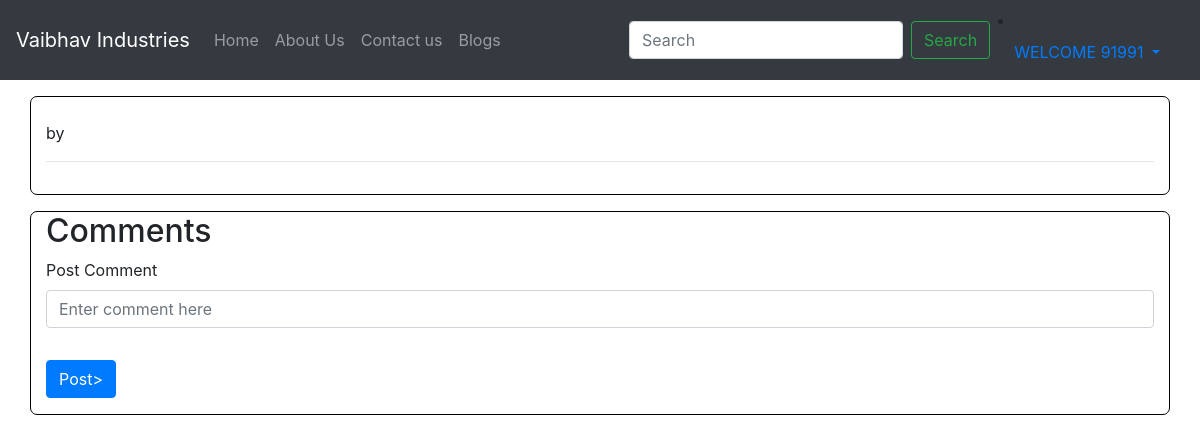
Before: /blog/Code_file_Group_28 (signed in) with the older database file.
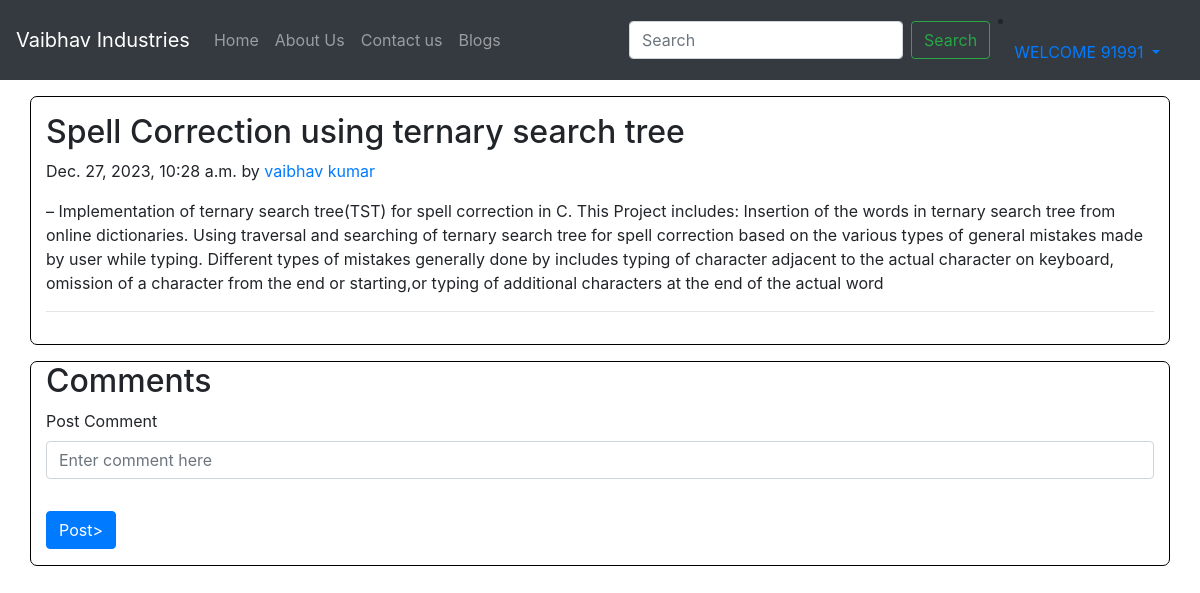
After: the same page with the newer database file.
### vaibhav_app/models.py (models this page shows, shortened)
class Post(models.Model):
    sno=models.AutoField(primary_key=True)
    title=models.CharField(max_length=255)
    author=models.CharField(max_length=14)
    slug=models.CharField(max_length=130)
    timeStamp=models.DateTimeField(blank=True)
    content=models.TextField()

### vaibhav_app/views.py (the view)
# urls.py: path('blog/<str:slug>', views.blogPost, name='blogPost'),
def blogPost(request, slug):
    post=Post.objects.filter(slug=slug).first()
    comments= BlogComment.objects.filter(post=post)
    context={'post':post, 'comments': comments}
    return render(request, "blogPost.html", context)

### templates/blogPost.html (shortened to what this page needs)
{% extends 'base.html' %}
{% block body %}
<div class="container my-3 py-3" style="background-color:white; border: 1px solid black; border-radius:7px">
<div class="blog-post">
        <h2 class="blog-post-title">{{post.title}}</h2>
        <p class="blog-post-meta">{{post.timeStamp}} by <a href="/about">{{post.author}}</a></p>
        <p>{{post.content}}</p>
        <hr>
    </div>
</div>
<div class="container my-3" style="background-color:white; border: 1px solid black; border-radius:7px">
    <h2> Comments</h2>
    <form action="/postComment" method="post">
        <div class="form-group">
            <label for="exampleInputEmail1">Post Comment </label>
            <input type="text" class="form-control" name="comment" placeholder="Enter comment here">
        </div>
        <button type="submit" class="btn btn-primary my-3">Post> </button>
    </form>
</div>
 {% endblock %}

Changed rows visible on the page:
now on this page (row edited): Post: title "Spell Correction using ternary search tree", timeStamp "Dec. 27, 2023, 10:28 a.m.", author "vaibhav kumar", content "– Implementation of ternary search tree(TST) for spell correction in C. This Project includes: Insertion of the words in ternary search tree from online dictionaries. Using traversal and searching of ternary search tree for spell correction based on the various types of general mistakes made by user while typing. Different types of mistakes generally done by includes typing of character adjacent to the actual character on keyboard, omission of a character from the end or starting,or typing of additional characters at the end of the actual word"
